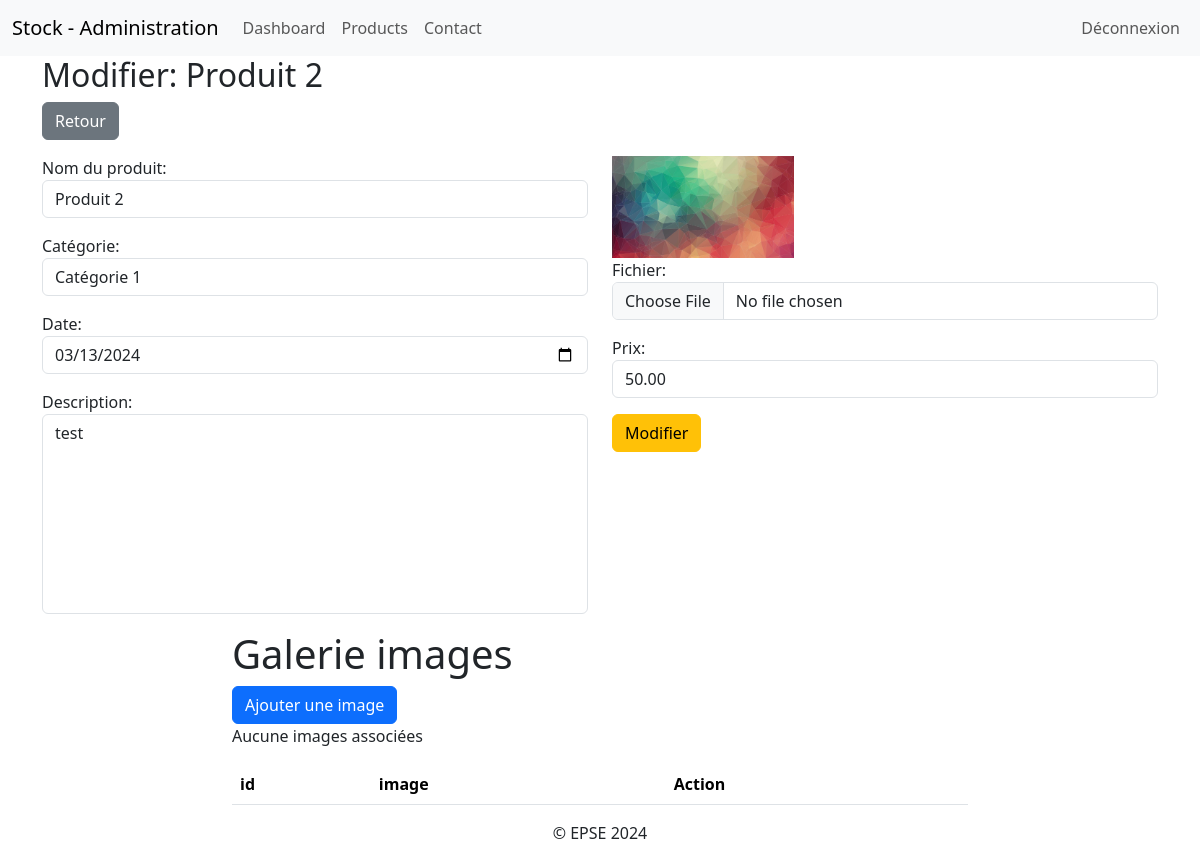
The page /admin/updateProduct.php?id=7 (signed in) on the database its author committed.
### tables this page shows
CREATE TABLE IF NOT EXISTS `products` (
  `id` int NOT NULL AUTO_INCREMENT,
  `nom` varchar(255) NOT NULL,
  `categorie` varchar(255) NOT NULL,
  `fichier` varchar(255) NOT NULL,
  `description` text NOT NULL,
  `date` date NOT NULL,
  `prix` decimal(6,2) NOT NULL,
  PRIMARY KEY (`id`)
);

### admin/updateProduct.php (the view, shortened to what this page needs)
<?php
    if(isset($_GET['id']))
    {
        $id = htmlspecialchars($_GET['id']);
    }else{
        header("LOCATION:products.php");
    }
    require "../connexion.php";
    $req = $bdd->prepare("SELECT * FROM products WHERE id=?");
    $req->execute([$id]);
    $don = $req->fetch();
?>
<!DOCTYPE html>
<html lang="en">
<head>
    <link href="https://cdn.jsdelivr.net/npm/bootstrap@5.3.2/dist/css/bootstrap.min.css" rel="stylesheet">
    <link rel="stylesheet" type="text/css" href="../style.css">
</head>
<body>
    <?php
        include("partials/header.php");
    ?>
    <div class="container">
        <h2>Modifier: <?= $don['nom'] ?></h2>
        <a href="products.php" class='btn btn-secondary'>Retour</a>
        <form action="treatmentUpdateProduct.php?id=<?= $don['id'] ?>" method="POST" enctype="multipart/form-data">
            <div class="row">
                <div class="col-md-6">
                    <div class="form-group my-3">
                        <label for="nom">Nom du produit: </label>
                        <input type="text" id="nom" name="nom" value="<?= $don['nom'];?>" class="form-control">
                    </div>
                    <div class="form-group my-3">
                        <label for="categorie">Catégorie: </label>
                        <select name="categorie" id="categorie" class="form-control">
                            <?php
                                if($don['categorie'] == "categorie1")
                                {
                                    echo '<option value="categorie1" selected>Catégorie 1</option>';
                                }else if($don['categorie'] == "categorie2")
                                {
                                    echo '<option value="categorie1">Catégorie 1</option>';
                                    echo '<option value="categorie2" selected>Catégorie 2</option>';
                                    echo '<option value="categorie3">Catégorie 3</option>';
                                }else{
                                    echo '<option value="categorie1">Catégorie 1</option>';
                                    echo '<option value="categorie2">Catégorie 2</option>';
                                    echo '<option value="categorie3" selected>Catégorie 3</option>';
                                }
                            ?>
                        </select>
                    </div>
                    <div class="form-group my-3">
                        <label for="date">Date: </label>
                        <input type="date" name="date" id="date" class="form-control" value="<?= $don['date'] ?>">
                    </div>
                    <div class="form-group my-3">
                        <label for="description">Description: </label>
                        <textarea name="description" id="description" class="form-control"><?= $don['description'] ?></textarea>
                    </div>
                </div>
                <div class="col-md-6">
                    <div class="form-group my-3">
                        <div class="col-4">
                            <img src="../images/<?= $don['fichier'] ?>" alt="image de <?= $don['nom'] ?>" class="img-fluid">
                        </div>
                        <label for="fichier">Fichier: </label>
                        <input type="file" name="fichier" id="fichier" class="form-control">
                    </div>
                    <div class="form-group my-3">
                        <label for="prix">Prix: </label>
                        <input type="number" name="prix" id="prix" step="0.01" class="form-control" value="<?= $don['prix'] ?>">
                    </div>
                    <div class="form-group my-3">
                        <input type="submit" value="Modifier" class="btn btn-warning">
                    </div>
                </div>
                <div class="col-md-8 offset-md-2">
                    <h1>Galerie images</h1>
                    <a href="addGalimg.php?id=<?= $don['id'] ?>" class='btn btn-primary'>Ajouter une image</a>
                    <table class="table table-striped">
                        <thead>
                            <tr>
                                <th>id</th>
                                <th>image</th>
                                <th>Action</th>
                            </tr>
                        </thead>
                        <tbody>
                            <?php
                                $gal = $bdd->prepare("SELECT * FROM images WHERE id_produit=?");
                                $gal->execute([$id]);
                                $count = $gal->rowCount();
                                if($count > 0)
                                {
                                    while($donGal = $gal->fetch())
                                    {
                                        echo "<tr>";
                                            echo "<td>".$donGal['id']."</td>";
                                            echo "<td><img src='../images/".$donGal['fichier']."' alt='image de galerie ".$don['nom']."' class='col-2 img-fluid'></td>";
                                            echo "<td>";
                                                echo "<a href='#' class='btn btn-warning me-2'>Modifier</a>";
                                                echo "<a href='updateProduct.php?id=".$id."&delete=".$donGal['id']."' class='btn btn-danger'>Supprimer</a>";
                                            echo "</td>";
                                        echo "</tr>";
                                    }
                                }else{
                                    echo "<p>Aucune images associées</p>";
                                }
                            ?>
                        </tbody>
                    </table>
                </div>
            </div>
        </form>
    </div>
    <?php include('partials/footer.php'); ?>
</body>
</html>

### style.css (style rules this page uses)
#description { height: 200px !important; resize: none !important; }

### rows shown on the page
products: nom "Produit 2", categorie "Catégorie 1", date "03/13/2024", description "test", fichier (picture), prix "50.00"
